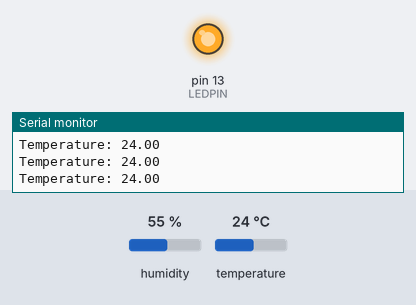
Simulated run of this sketch. Board: Arduino Uno, built with avr-gcc and run on an emulated ATmega328P. On the bench: output pins drawn as LEDs (lit = HIGH), the last lines printed to the serial monitor. The inputs (shaded band) are chosen by the test bench; at power-on: temperature 24 °C, humidity 55 %.

Above: at 2.8 s.
2.9 s: temperature set to 28 °C
5.6 s: temperature set to 31 °C
At 7.1 s:
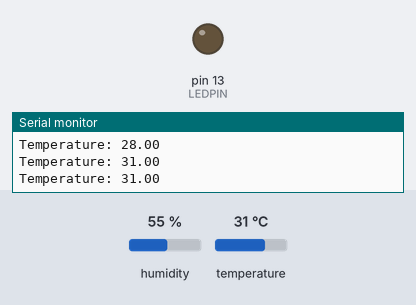
8.3 s: temperature set to 12 °C
At 10.7 s:
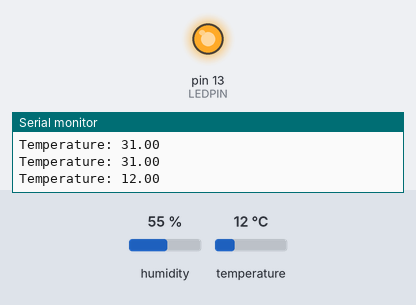
11.6 s: temperature set to 33 °C
At 13.1 s:
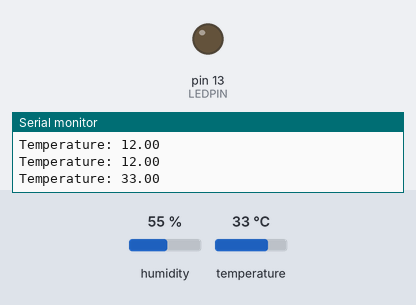
Timing chart, 0 to 14.6 s (numbered marks = the images above; inputs shaded):
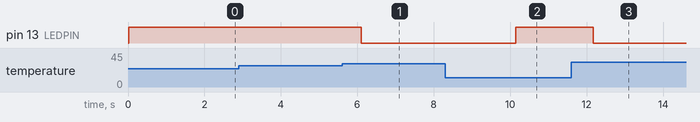

The sketch:

_fanarduinowithled.ino
```cpp
#include "DHT.h"

#define DHTPIN 5     // DHT11 data pin connected to D2
#define DHTTYPE DHT11  // Sensor type
#define LEDPIN 13      // LED on digital pin 9

DHT dht(DHTPIN, DHTTYPE);

float limitTemp = 29.50;  // Temperature limit to switch OFF LED

void setup() {
  Serial.begin(9600);
  dht.begin();
  pinMode(LEDPIN, OUTPUT);
}

void loop() {
  float temperature = dht.readTemperature(); // Read temp in °C

  // Check if reading is valid
  if (isnan(temperature)) {
    Serial.println("Failed to read from DHT11!");
    return;
  }

  Serial.print("Temperature: ");
  Serial.println(temperature);

  if (temperature >= limitTemp) {
    digitalWrite(LEDPIN, LOW);   // LED OFF
  } else {
    digitalWrite(LEDPIN, HIGH);  // LED ON
  }

  delay(1000); // Read every 1 second
}
```

Measured:
- the behaviour switches between 29 and 30 °C on temperature (found by bisection; images 0 and 1)
- after the input at 5.6 s, pin 13 (LEDPIN): HIGH → LOW after 0.50 s
- after the input at 8.3 s, pin 13 (LEDPIN): LOW → HIGH after 1.8 s
- after the input at 11.6 s, pin 13 (LEDPIN): HIGH → LOW after 0.57 s
